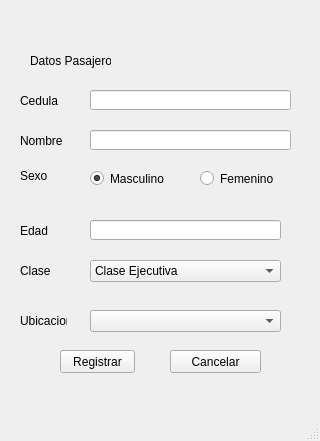
<?xml version="1.0" encoding="UTF-8"?>
<ui version="4.0">
 <class>RegistrarPasajero</class>
 <widget class="QMainWindow" name="RegistrarPasajero">
  <property name="geometry">
   <rect>
    <x>0</x>
    <y>0</y>
    <width>320</width>
    <height>441</height>
   </rect>
  </property>
  <property name="windowTitle">
   <string>Registrar Pasajero</string>
  </property>
  <widget class="QWidget" name="centralwidget">
   <widget class="QLabel" name="label">
    <property name="geometry">
     <rect>
      <x>30</x>
      <y>50</y>
      <width>81</width>
      <height>21</height>
     </rect>
    </property>
    <property name="text">
     <string>Datos Pasajero</string>
    </property>
   </widget>
   <widget class="QLabel" name="label_2">
    <property name="geometry">
     <rect>
      <x>20</x>
      <y>90</y>
      <width>47</width>
      <height>21</height>
     </rect>
    </property>
    <property name="text">
     <string>Cedula</string>
    </property>
   </widget>
   <widget class="QLabel" name="label_3">
    <property name="geometry">
     <rect>
      <x>20</x>
      <y>130</y>
      <width>47</width>
      <height>21</height>
     </rect>
    </property>
    <property name="text">
     <string>Nombre</string>
    </property>
   </widget>
   <widget class="QLabel" name="label_4">
    <property name="geometry">
     <rect>
      <x>20</x>
      <y>160</y>
      <width>51</width>
      <height>31</height>
     </rect>
    </property>
    <property name="text">
     <string>Sexo</string>
    </property>
   </widget>
   <widget class="QRadioButton" name="radioMasculino">
    <property name="geometry">
     <rect>
      <x>90</x>
      <y>170</y>
      <width>82</width>
      <height>17</height>
     </rect>
    </property>
    <property name="text">
     <string>Masculino</string>
    </property>
    <property name="checked">
     <bool>true</bool>
    </property>
    <attribute name="buttonGroup">
     <string notr="true">buttonGroup_2</string>
    </attribute>
   </widget>
   <widget class="QRadioButton" name="radioFemenino">
    <property name="geometry">
     <rect>
      <x>200</x>
      <y>170</y>
      <width>82</width>
      <height>17</height>
     </rect>
    </property>
    <property name="text">
     <string>Femenino</string>
    </property>
    <attribute name="buttonGroup">
     <string notr="true">buttonGroup_2</string>
    </attribute>
   </widget>
   <widget class="QLabel" name="label_5">
    <property name="geometry">
     <rect>
      <x>20</x>
      <y>260</y>
      <width>47</width>
      <height>21</height>
     </rect>
    </property>
    <property name="text">
     <string>Clase</string>
    </property>
   </widget>
   <widget class="QComboBox" name="cmbClase">
    <property name="geometry">
     <rect>
      <x>90</x>
      <y>260</y>
      <width>191</width>
      <height>22</height>
     </rect>
    </property>
    <property name="currentText">
     <string>Clase Ejecutiva</string>
    </property>
    <item>
     <property name="text">
      <string>Clase Ejecutiva</string>
     </property>
    </item>
    <item>
     <property name="text">
      <string>Clase Economica</string>
     </property>
    </item>
   </widget>
   <widget class="QLabel" name="label_6">
    <property name="geometry">
     <rect>
      <x>20</x>
      <y>310</y>
      <width>47</width>
      <height>21</height>
     </rect>
    </property>
    <property name="text">
     <string>Ubicacion</string>
    </property>
   </widget>
   <widget class="QComboBox" name="cmbUbicacion">
    <property name="geometry">
     <rect>
      <x>90</x>
      <y>310</y>
      <width>191</width>
      <height>22</height>
     </rect>
    </property>
   </widget>
   <widget class="QPushButton" name="btnRegistrar">
    <property name="geometry">
     <rect>
      <x>60</x>
      <y>350</y>
      <width>75</width>
      <height>23</height>
     </rect>
    </property>
    <property name="text">
     <string>Registrar</string>
    </property>
   </widget>
   <widget class="QLineEdit" name="txtCedula">
    <property name="geometry">
     <rect>
      <x>90</x>
      <y>90</y>
      <width>201</width>
      <height>20</height>
     </rect>
    </property>
   </widget>
   <widget class="QLineEdit" name="txtNombre">
    <property name="geometry">
     <rect>
      <x>90</x>
      <y>130</y>
      <width>201</width>
      <height>20</height>
     </rect>
    </property>
   </widget>
   <widget class="QPushButton" name="btnCancelar">
    <property name="geometry">
     <rect>
      <x>170</x>
      <y>350</y>
      <width>91</width>
      <height>23</height>
     </rect>
    </property>
    <property name="text">
     <string>Cancelar</string>
    </property>
   </widget>
   <widget class="QLabel" name="label_7">
    <property name="geometry">
     <rect>
      <x>20</x>
      <y>220</y>
      <width>47</width>
      <height>21</height>
     </rect>
    </property>
    <property name="text">
     <string>Edad</string>
    </property>
   </widget>
   <widget class="QLineEdit" name="txtEdad">
    <property name="geometry">
     <rect>
      <x>90</x>
      <y>220</y>
      <width>191</width>
      <height>20</height>
     </rect>
    </property>
   </widget>
  </widget>
  <widget class="QMenuBar" name="menubar">
   <property name="geometry">
    <rect>
     <x>0</x>
     <y>0</y>
     <width>320</width>
     <height>21</height>
    </rect>
   </property>
  </widget>
  <widget class="QStatusBar" name="statusbar"/>
 </widget>
 <resources/>
 <connections/>
 <buttongroups>
  <buttongroup name="buttonGroup_2"/>
 </buttongroups>
</ui>
